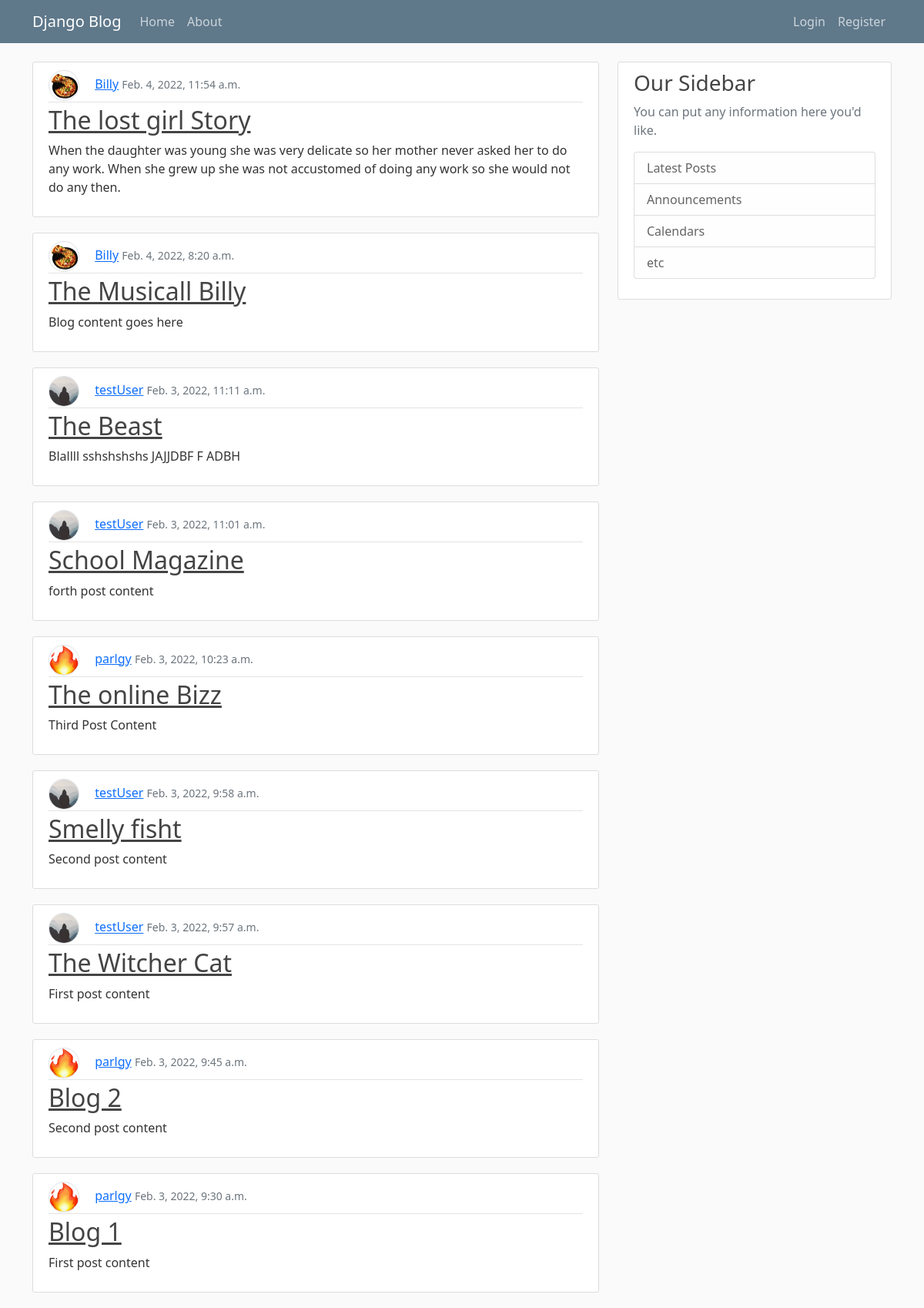
Before: / with the older database file.
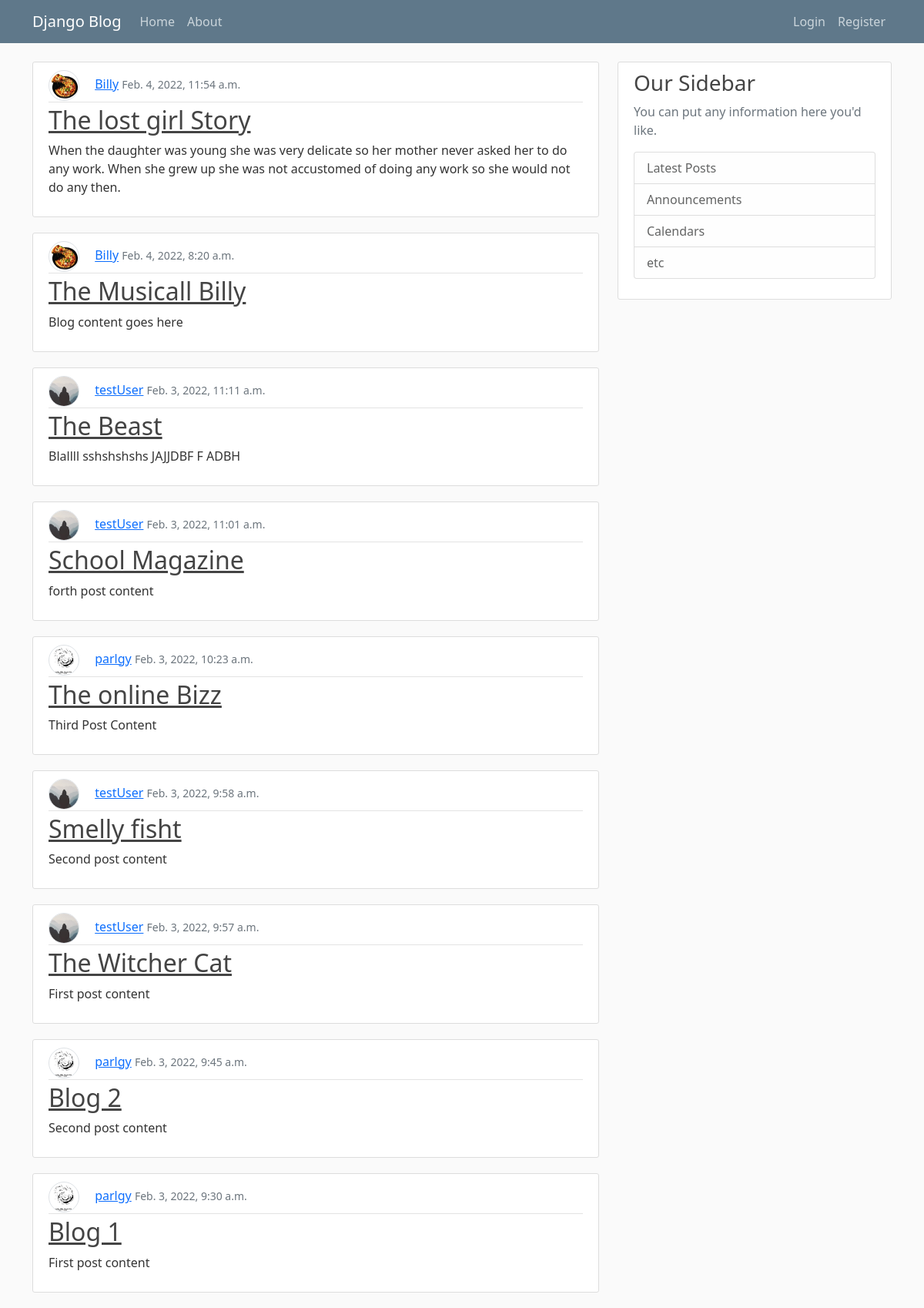
After: the same page with the newer database file.
### blog/models.py (models this page shows, shortened)
class Post(models.Model):
    title = models.CharField(max_length=100)
    content = models.TextField()
    date_posted = models.DateTimeField(auto_now_add=timezone.now)
    author = models.ForeignKey(User, on_delete=models.CASCADE)

### users/models.py (models this page shows, shortened)
class Profile(models.Model):
    user = models.OneToOneField(User, on_delete=models.CASCADE)
    image = models.ImageField(default='default.jpg', upload_to='profile_pics')

### blog/views.py (the view)
# urls.py: path('', PostListView.as_view(), name='blog-home'),
class PostListView(ListView):
    model = Post
    template_name = 'blog/home.html'  # <app>/<models>/<viewtype>.html
    context_object_name = 'posts'
    ordering = ['-date_posted']

### blog/templates/blog/home.html
{% extends 'blog/base.html' %}
{% block content %}
    {% for post in posts%}
    <article class="media content-section">
        <div class="media-body">
          <div class="article-metadata">
            <img class="rounded-circle article-img border" src="{{ post.author.profile.image.url }}" style="width: 40px; height: 40px">
            <a class="mr-2" href="#">{{ post.author }}</a>
            <small class="text-muted">{{ post.date_posted }}</small>
          </div>
          <h2><a class="article-title" href="{% url 'post-detail' post.id %}">{{ post.title }}</a></h2>
          <p class="article-content">{{ post.content }}</p>
        </div>
      </article>
    {% endfor %}
{% endblock %}

### blog/templates/blog/base.html (shortened to what this page needs)
{% load static %}
<!DOCTYPE html>
<html lang="en">
<head>
    <link href="https://cdn.jsdelivr.net/npm/bootstrap@5.1.3/dist/css/bootstrap.min.css" rel="stylesheet">
    <link rel="stylesheet" href="{% static 'blog/bootstrap-5.1.3-dist/css/bootstrap.min.css' %}"/>
    <link rel="stylesheet" type="text/css" href="{% static 'blog/main.css' %}">
</head>
<body>
    <header class="site-header">
        <nav class="navbar navbar-expand-md navbar-dark bg-steel fixed-top">
          <div class="container">
            <a class="navbar-brand mr-4" href="/">Django Blog</a>
            <div class="collapse navbar-collapse flex justify-content-between" id="navbarToggle">
              <div class="navbar-nav mr-auto">
                <a class="nav-item nav-link" href="{% url 'blog-home' %}">Home</a>
                <a class="nav-item nav-link" href="{% url 'blog-about' %}">About</a>
              </div>
              <div class="navbar-nav">
                {% if user.is_authenticated %}
                    <div class="mr-16">
                      <a class="nav-item nav-link" href="{% url 'post-create' %}">New Post</a>
                    </div>
                    <a href="{% url 'profile' %}" class="nav-item nav-link">{{user.username}}</a>
                    <a class="pl-8" href="{% url 'profile' %}"><img class="rounded-circle" src="{{ user.profile.image.url }}" style="width: 40px; height: 40px"></a>
                {% else %}
                    <a class="nav-item nav-link" href="{% url 'login' %}">Login</a>
                    <a class="nav-item nav-link" href="{% url 'register' %}">Register</a>
                {% endif %}
              </div>
            </div>
          </div>
        </nav>
      </header>
      <main role="main" class="container">
        <div class="row">
          <div class="col-md-8">
            {% block content %}{% endblock %}
          </div>
          <div class="col-md-4">
            <div class="content-section">
              <h3>Our Sidebar</h3>
              <p class='text-muted'>You can put any information here you'd like.</p>
                <ul class="list-group">
                  <li class="list-group-item list-group-item-light">Latest Posts</li>
                  <li class="list-group-item list-group-item-light">Announcements</li>
                  <li class="list-group-item list-group-item-light">Calendars</li>
                  <li class="list-group-item list-group-item-light">etc</li>
                </ul>
            </div>
          </div>
        </div>
      </main>
</body>
</html>

### blog/static/blog/main.css (style rules this page uses)
body { background: #fafafa; color: #333333; margin-top: 5rem; }
h1, h2, h3, h4, h5, h6 { color: #444444; }
ul { margin: 0; }
.bg-steel { background-color: #5f788a; }
.site-header .navbar-nav .nav-link { color: #cbd5db; }
.content-section { background: #ffffff; padding: 10px 20px; border: 1px solid #dddddd; border-radius: 3px; margin-bottom: 20px; }
.article-title { color: #444444; }
.article-content { white-space: pre-line; }
.article-img { height: 65px; width: 65px; margin-right: 16px; }
.article-metadata { padding-bottom: 1px; margin-bottom: 4px; border-bottom: 1px solid #e3e3e3 }

Changed rows visible on the page:
changed through a linked row, Post "The online Bizz": author.profile.image: a different picture
changed through a linked row, Post "Blog 2": author.profile.image: a different picture
changed through a linked row, Post "Blog 1": author.profile.image: a different picture
